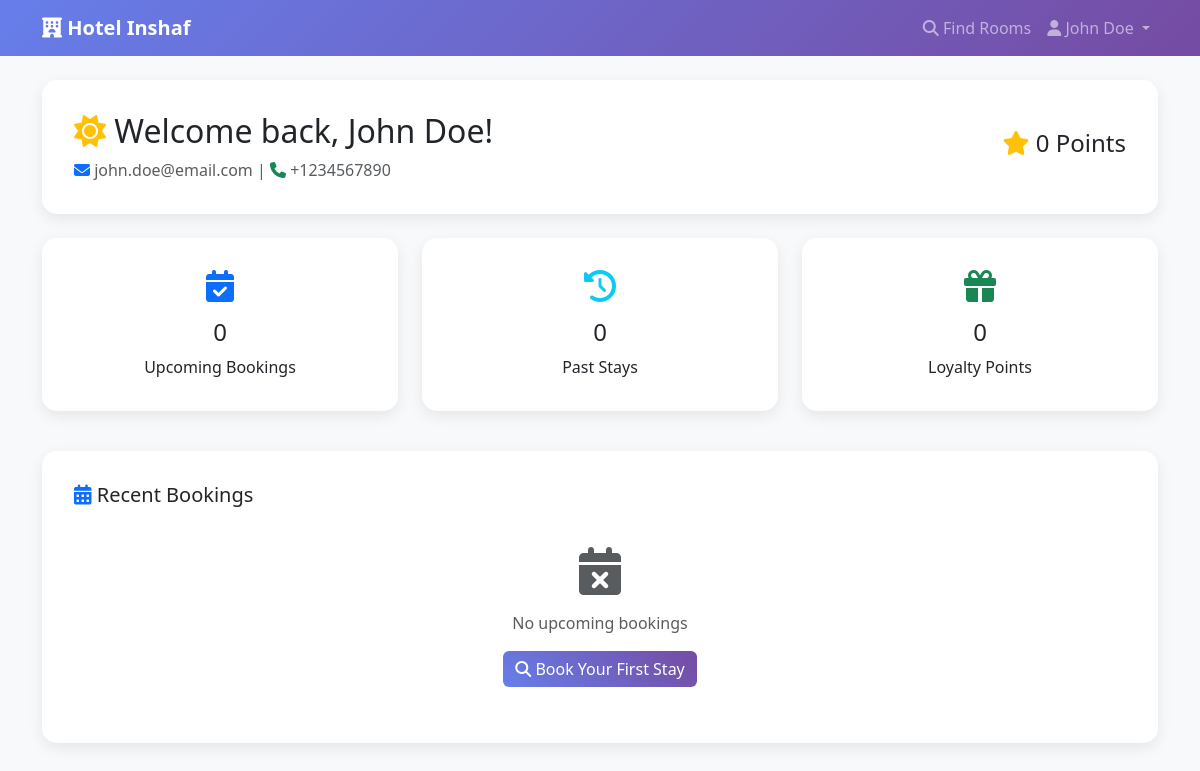
The page /index.php?controller=guest-portal&action=dashboard (signed in) on the database its author committed.
### tables this page shows
CREATE TABLE guests (
    guest_id INT AUTO_INCREMENT PRIMARY KEY,
    name VARCHAR(100) NOT NULL,
    email VARCHAR(100) UNIQUE NOT NULL,
    phone VARCHAR(20) NOT NULL,
    address TEXT,
    password_hash VARCHAR(255),
    date_of_birth DATE,
    nationality VARCHAR(50),
    preferences TEXT,
    loyalty_points INT DEFAULT 0,
    created_at TIMESTAMP DEFAULT CURRENT_TIMESTAMP,
    updated_at TIMESTAMP DEFAULT CURRENT_TIMESTAMP ON UPDATE CURRENT_TIMESTAMP
);

### controllers/GuestPortalController.php (called while the page is built, shortened)
<?php
require_once __DIR__ . '/../models/BookingModel.php';
class GuestPortalController {
    public function dashboard() {
        include __DIR__ . '/../views/users/dashboard.php';
    }
}
?>

### models/BaseModel.php (called while the page is built, shortened)
<?php
require_once __DIR__ . '/../config/db.php';
class BaseModel {
    protected $db;
    protected $table;
    public function __construct() {
        $database = new Database();
        $this->db = $database->getConnection();
    }
    public function getById($id) {
        $query = "SELECT * FROM " . $this->table . " WHERE " . $this->getPrimaryKey() . " = :id";
        $stmt = $this->db->prepare($query);
        $stmt->bindParam(':id', $id);
        $stmt->execute();
        return $stmt->fetch();
    }
    protected function getPrimaryKey() {
        if (substr($this->table, -1) === 's') {
            return substr($this->table, 0, -1) . '_id';
        }
        return $this->table . '_id';
    }
}
?>

### config/db.php (called while the page is built, shortened)
<?php
class Database {
    private $host = 'localhost';
    private $db_name = 'inshaf_hotel';
    private $username = 'root';
    private $password = '';
    public function getConnection() {
        $this->conn = null;
        try {
            $this->conn = new PDO(
                "mysql:host=" . $this->host . ";dbname=" . $this->db_name . ";charset=utf8",
                $this->username,
                $this->password
            );
            $this->conn->setAttribute(PDO::ATTR_ERRMODE, PDO::ERRMODE_EXCEPTION);
            $this->conn->setAttribute(PDO::ATTR_DEFAULT_FETCH_MODE, PDO::FETCH_ASSOC);
        } catch(PDOException $exception) {
            echo "Connection error: " . $exception->getMessage();
        }
        return $this->conn;
    }
}
?>

### models/BookingModel.php (called while the page is built, shortened)
<?php
require_once 'BaseModel.php';
class BookingModel extends BaseModel {
    protected $table = 'bookings';
    public function getUpcomingBookings($guest_id) {
        $query = "SELECT b.*, r.room_number, r.room_type, r.price
                  FROM " . $this->table . " b
                  JOIN rooms r ON b.room_id = r.room_id
                  WHERE b.guest_id = :guest_id
                  AND b.check_in >= CURDATE()
                  AND b.status IN ('Confirmed', 'Active')
                  ORDER BY b.check_in ASC";
        $stmt = $this->db->prepare($query);
        $stmt->bindParam(':guest_id', $guest_id);
        $stmt->execute();
        return $stmt->fetchAll();
    }
    public function getBookingHistory($guest_id) {
        $query = "SELECT b.*, r.room_number, r.room_type, r.price
                  FROM " . $this->table . " b
                  JOIN rooms r ON b.room_id = r.room_id
                  WHERE b.guest_id = :guest_id
                  AND b.check_in < CURDATE()
                  ORDER BY b.check_in DESC";
        $stmt = $this->db->prepare($query);
        $stmt->bindParam(':guest_id', $guest_id);
        $stmt->execute();
        return $stmt->fetchAll();
    }
}
?>

### views/users/dashboard.php (the view, shortened to what this page needs)
<?php
require_once '../models/BookingModel.php';
$bookingModel = new BookingModel();
$guestModel = new GuestModel();
$guest_id = $_SESSION['guest_id'];
$guest = $guestModel->getById($guest_id);
$upcomingBookings = $bookingModel->getUpcomingBookings($guest_id);
$bookingHistory = $bookingModel->getBookingHistory($guest_id);
?>
<!DOCTYPE html>
<html lang="en">
<head>
    <link href="https://cdn.jsdelivr.net/npm/bootstrap@5.3.0/dist/css/bootstrap.min.css" rel="stylesheet">
    <link href="https://cdnjs.cloudflare.com/ajax/libs/font-awesome/6.4.0/css/all.min.css" rel="stylesheet">
</head>
<body>
    <nav class="navbar navbar-expand-lg navbar-dark">
        <div class="container">
            <a class="navbar-brand fw-bold" href="../public/index.php?controller=guest-portal&action=dashboard">
                <i class="fas fa-hotel"></i> Hotel Inshaf
            </a>
            <div class="collapse navbar-collapse" id="navbarNav">
                <ul class="navbar-nav ms-auto">
                    <li class="nav-item">
                        <a class="nav-link" href="../public/index.php?controller=guest-portal&action=searchRooms">
                            <i class="fas fa-search"></i> Find Rooms
                        </a>
                    </li>
                    <li class="nav-item dropdown">
                        <a class="nav-link dropdown-toggle" href="#" id="navbarDropdown" role="button" data-bs-toggle="dropdown">
                            <i class="fas fa-user"></i> <?php echo htmlspecialchars($_SESSION['guest_name']); ?>
                        </a>
                    </li>
                </ul>
            </div>
        </div>
    </nav>
    <div class="container mt-4">
        <div class="dashboard-card mb-4">
            <div class="row align-items-center">
                <div class="col-md-8">
                    <h2><i class="fas fa-sun text-warning"></i> Welcome back, <?php echo htmlspecialchars($guest['name']); ?>!</h2>
                    <p class="text-muted mb-0">
                        <i class="fas fa-envelope text-primary"></i> <?php echo htmlspecialchars($guest['email']); ?> |
                        <i class="fas fa-phone text-success"></i> <?php echo htmlspecialchars($guest['phone']); ?>
                    </p>
                </div>
                <div class="col-md-4 text-end">
                    <h4><i class="fas fa-star text-warning"></i> <?php echo $guest['loyalty_points'] ?? 0; ?> Points</h4>
                </div>
            </div>
        </div>
        <div class="row mb-4">
            <div class="col-lg-4 col-md-6 mb-3">
                <div class="dashboard-card text-center">
                    <i class="fas fa-calendar-check fa-2x text-primary mb-3"></i>
                    <h4><?php echo count($upcomingBookings); ?></h4>
                    <p class="mb-0">Upcoming Bookings</p>
                </div>
            </div>
            <div class="col-lg-4 col-md-6 mb-3">
                <div class="dashboard-card text-center">
                    <i class="fas fa-history fa-2x text-info mb-3"></i>
                    <h4><?php echo count($bookingHistory); ?></h4>
                    <p class="mb-0">Past Stays</p>
                </div>
            </div>
            <div class="col-lg-4 col-md-6 mb-3">
                <div class="dashboard-card text-center">
                    <i class="fas fa-gift fa-2x text-success mb-3"></i>
                    <h4><?php echo $guest['loyalty_points'] ?? 0; ?></h4>
                    <p class="mb-0">Loyalty Points</p>
                </div>
            </div>
        </div>
        <div class="dashboard-card">
            <h5 class="mb-3">
                <i class="fas fa-calendar-alt text-primary"></i> Recent Bookings
            </h5>
            <?php if (!empty($upcomingBookings)): ?>
                <?php foreach (array_slice($upcomingBookings, 0, 3) as $booking): ?>
                    <div class="d-flex justify-content-between align-items-center mb-3 p-3 border rounded">
                        <div>
                            <h6 class="mb-1">
                                <i class="fas fa-bed text-primary"></i>
                                Room <?php echo htmlspecialchars($booking['room_number']); ?>
                            </h6>
                            <p class="text-muted mb-0">
                                <?php echo date('M d, Y', strtotime($booking['check_in'])); ?> -
                                <?php echo date('M d, Y', strtotime($booking['check_out'])); ?>
                            </p>
                        </div>
                        <div class="text-end">
                            <span class="badge bg-success"><?php echo htmlspecialchars($booking['status']); ?></span>
                            <div class="mt-2">
                                <a href="#" class="btn btn-sm btn-outline-primary">View</a>
                            </div>
                        </div>
                    </div>
                <?php endforeach; ?>
            <?php else: ?>
                <div class="text-center py-4">
                    <i class="fas fa-calendar-times fa-3x text-muted mb-3"></i>
                    <p class="text-muted">No upcoming bookings</p>
                    <a href="../public/index.php?controller=guest-portal&action=searchRooms" class="btn btn-gradient">
                        <i class="fas fa-search"></i> Book Your First Stay
                    </a>
                </div>
            <?php endif; ?>
        </div>
    </div>
</body>
</html>

### views/users/dashboard.php (style rules this page uses)
body { background-color: #f8f9fa; }
.navbar { background: linear-gradient(135deg, #667eea 0%, #764ba2 100%); }
.dashboard-card { background: white; border-radius: 15px; box-shadow: 0 5px 15px rgba(0,0,0,0.08); padding: 2rem; }
.btn-gradient { background: linear-gradient(45deg, #667eea, #764ba2); border: none; color: white; }

### rows shown on the page
guests: name "John Doe", email "john.doe@email.com", phone "+1234567890", loyalty_points "0"

### other values the page prints
$_SESSION['guest_name'] "John Doe"
count($upcomingBookings) "0"
count($bookingHistory) "0"
